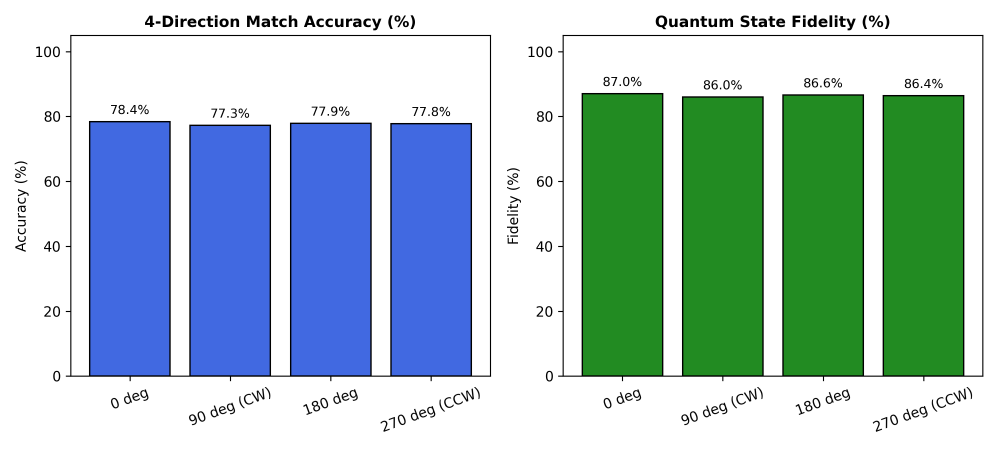
#> input picture match_report.png, 3000 x 1350 px (shown at 1/3 size)
$ python -i image_loader.py   (imports and definitions only)
#> lines starting #> are read from the running program, lines starting #| are printed output that depends on the picture
"""
Image Loader Module for Quantum Image Edge Detection (QSED).

This module handles image reading, resizing to power-of-two dimensions (2^n x 2^n),
grayscale normalization (q-bit precision), synthetic test image generation, and saving outputs.

Paper Reference:
- Section 2.1: NEQR Quantum Image Representation (Requires 2^n x 2^n images with q-bit grayscale).
- Section 4.2: Simulation Experiments (Uses standard test images of size 512x512).
"""

import os
from typing import Tuple, Optional
import numpy as np
from PIL import Image


def load_image(
    image_path: str,
    target_size: Optional[Tuple[int, int]] = None,
    q_bits: int = 8
) -> np.ndarray:
    """
    Load an image from disk, convert it to grayscale, resize to target power-of-two dimensions,
    and normalize pixel values to range [0, 2^q - 1].

    Purpose:
        Prepare digital image matrices for NEQR encoding and classical comparison pipelines.
        NEQR requires spatial dimensions of 2^n x 2^n and grayscale values bounded by 2^q levels.

    Inputs:
        image_path (str): Absolute or relative filepath to input image.
        target_size (Optional[Tuple[int, int]]): Target (height, width). Must be power of 2.
            If None, image is kept at current size (or resized to nearest power of 2).
        q_bits (int): Bit-depth of grayscale intensity (default: 8 bits -> [0, 255]).

    Outputs:
        np.ndarray: Grayscale pixel matrix of shape (2^n, 2^n) with dtype np.uint8.

    Time Complexity:
        O(H * W) where H, W are image dimensions due to reading, resampling, and pixel normalization.

    Space Complexity:
        O(2^n * 2^n) storage for the output image matrix.

    Reference:
        Paper Section 2.1 (NEQR model requires 2^n x 2^n resolution and q-bit intensity range).
    """
#> called with image_path = '../../match_report.png', q_bits = 8
    # Load image from filesystem using PIL
    if not os.path.exists(image_path):
        raise FileNotFoundError(f"Image file not found at: {image_path}")

    with Image.open(image_path) as img:
        # Convert RGB/RGBA to single-channel 8-bit L mode
#> img is the input picture: PIL image 3000x1350 RGBA; mean R, G, B, A 168.8, 196.4, 197, 255
        img_gray = img.convert('L')
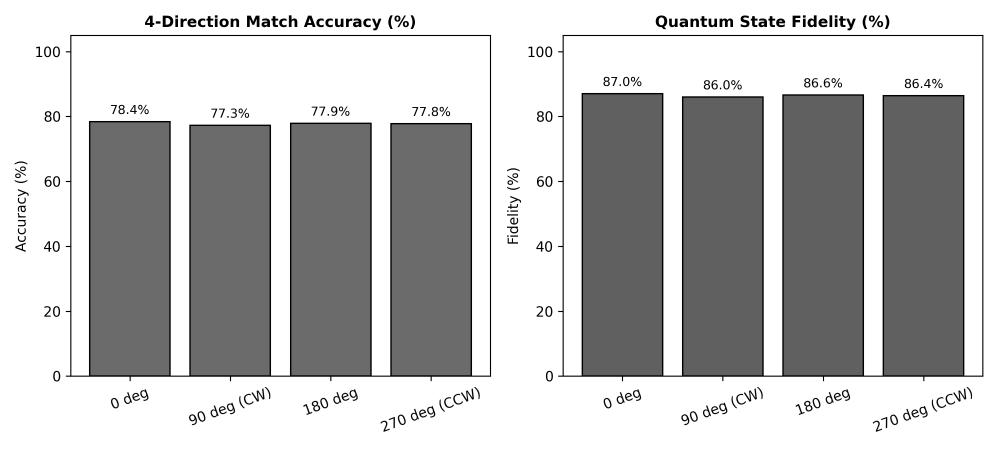
#> img_gray: PIL image 3000x1350 L (shown at 1/3 size); min 0, max 255, mean 188.4

        # Compute or enforce target size 2^n x 2^n
        if target_size is not None:
            h, w = target_size
            # Ensure dimensions are powers of 2
            if (h & (h - 1) != 0) or (w & (w - 1) != 0) or (h != w):
                raise ValueError(f"Target size must be square and power of 2, got {target_size}")
            img_gray = img_gray.resize((w, h), Image.Resampling.BILINEAR)
        else:
            w, h = img_gray.size
#> w = 3000; h = 1350
            # Resize to nearest power of 2 square if not already
            n_h = max(1, int(2 ** np.round(np.log2(h))))
#> n_h = 1024
            n_w = max(1, int(2 ** np.round(np.log2(w))))
#> n_w = 4096
            side = min(n_h, n_w)
#> side = 1024
            if (h != side) or (w != side):
                img_gray = img_gray.resize((side, side), Image.Resampling.BILINEAR)
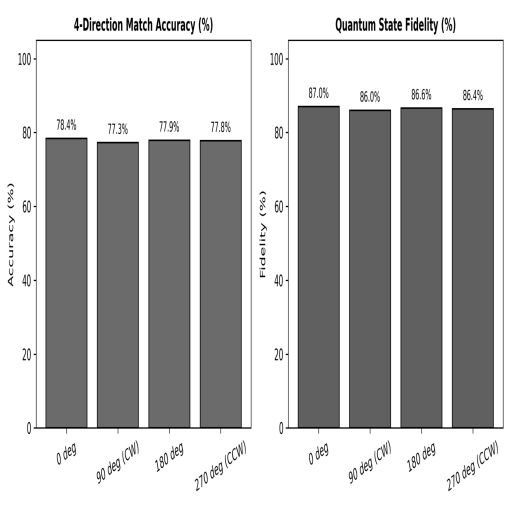
#> img_gray: PIL image 1024x1024 L (shown at 1/2 size); min 0, max 255, mean 188.4

        img_array = np.array(img_gray, dtype=np.float64)

        # Scale intensity to q-bit range [0, 2^q - 1]
        max_val = (1 << q_bits) - 1
        if img_array.max() > 0:
            img_array = (img_array / img_array.max()) * max_val

        return np.clip(img_array, 0, max_val).astype(np.uint8)


# [94 lines left out: functions save_image, generate_synthetic_image, not called in this run]

>>> result = load_image('../../match_report.png')
